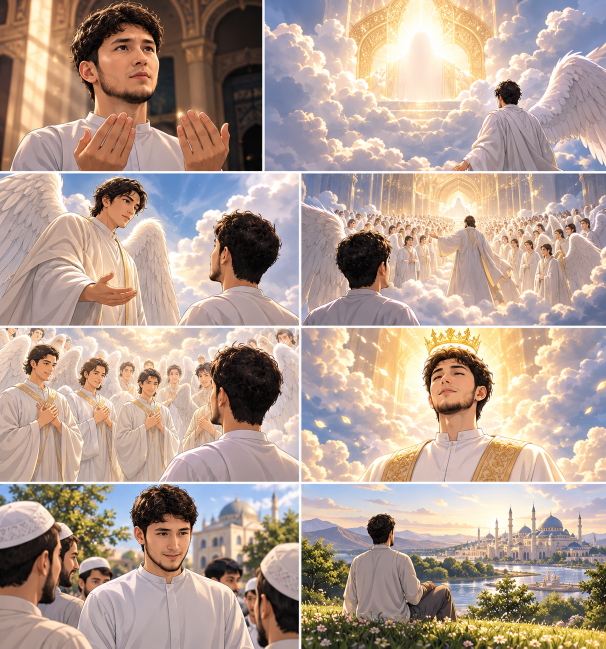
#> input picture assets/collages/collage_a.png, 1212 x 1297 px, found by its file name (shown at 1/2 size)
$ python extract_panels.py
#> lines starting #> are read from the running program, lines starting #| are printed output that depends on the picture
"""Collage rasmlardan har bir panelni alohida kesib olish."""
import os, sys
from PIL import Image

SRC = sys.argv[1] if len(sys.argv) > 1 else "assets/collages"
OUT = sys.argv[2] if len(sys.argv) > 2 else "build/panels"
os.makedirs(OUT, exist_ok=True)

# (fayl, panel nomi, x0, y0, x1, y1) -- oq chegaralar avtomatik topilgan
PANELS = {
    "collage_a.png": {  # 1212x1297, 2 ustun x 4 qator
        "A1": (0, 0, 525, 343), "A2": (529, 0, 1212, 343),
        "A3": (0, 346, 598, 652), "A4": (602, 346, 1212, 652),
        "A5": (0, 656, 598, 964), "A6": (602, 656, 1212, 964),
        "A7": (0, 968, 598, 1297), "A8": (602, 968, 1212, 1297),
    },
    "collage_b.png": {  # 1672x941, 3 + 2 + 1
        "B1": (0, 0, 516, 345), "B2": (520, 0, 1114, 345), "B3": (1154, 0, 1672, 345),
        "B4": (0, 349, 834, 646), "B5": (839, 349, 1672, 646),
        "B6": (0, 649, 1672, 941),
    },
    "collage_c.png": {  # 1672x941, 3x3
        "C1": (0, 0, 555, 316), "C2": (560, 0, 1118, 316), "C3": (1123, 0, 1672, 316),
        "C4": (0, 321, 555, 624), "C5": (560, 321, 1118, 624), "C6": (1123, 321, 1672, 624),
        "C7": (0, 629, 555, 941), "C8": (560, 629, 1118, 941), "C9": (1123, 629, 1672, 941),
    },
    "collage_d.png": {  # 1672x941, 3x3
        "D1": (0, 0, 555, 312), "D2": (559, 0, 1114, 312), "D3": (1119, 0, 1672, 312),
        "D4": (0, 316, 555, 626), "D5": (559, 316, 1114, 626), "D6": (1119, 316, 1672, 626),
        "D7": (0, 630, 555, 941), "D8": (559, 630, 1114, 941), "D9": (1119, 630, 1672, 941),
    },
}
INSET = 3  # chegara chiziqlari qolmasligi uchun

for fname, panels in PANELS.items():
    im = Image.open(os.path.join(SRC, fname)).convert("RGB")
#> im is the input picture: PIL image 1212x1297 RGB; mean R, G, B 178.6, 158, 146.2
    W, H = im.size
#> W = 1212; H = 1297
    for name, (x0, y0, x1, y1) in panels.items():
        box = (x0 + (INSET if x0 > 0 else 1), y0 + (INSET if y0 > 0 else 1),
               x1 - (INSET if x1 < W else 1), y1 - (INSET if y1 < H else 1))
        im.crop(box).save(os.path.join(OUT, f"{name}.png"))
        print(name, box[2] - box[0], box[3] - box[1])
#> this loop made 8 passes
#> pass 1, `im.crop(box).save(os.path.join(OUT, f"{name}.png"))`:
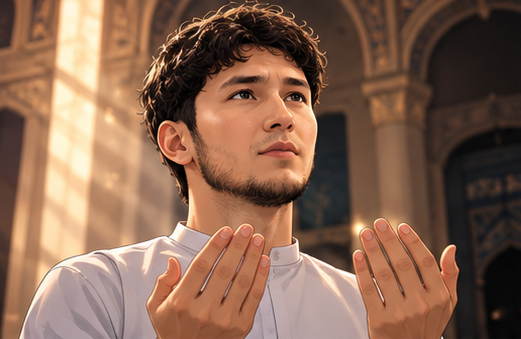
#> saved as A1.png: PIL image 521x339 RGB; mean R, G, B 135.8, 101.1, 81.1
#> pass 2, `im.crop(box).save(os.path.join(OUT, f"{name}.png"))`:
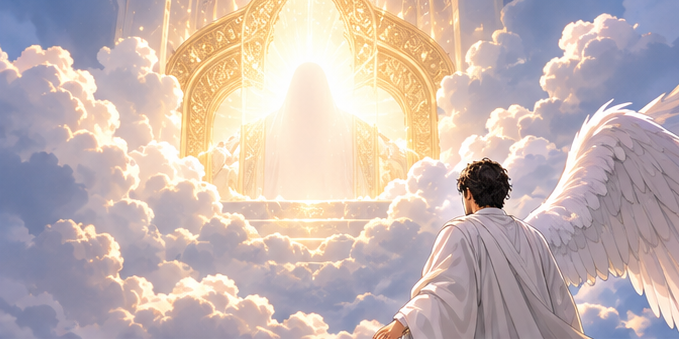
#> saved as A2.png: PIL image 679x339 RGB; mean R, G, B 198, 182.4, 178.6
#> pass 2 of the loop `for fname, panels in PANELS.items():`:
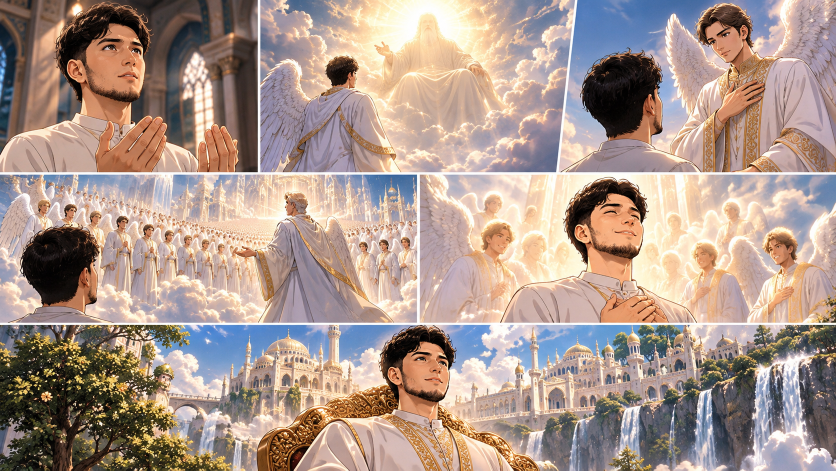
#> input picture assets/collages/collage_b.png, 1672 x 941 px, found by its file name (shown at 1/2 size)
#> im is the input picture: PIL image 1672x941 RGB; mean R, G, B 171.5, 151.2, 140.9
#> the loop `for name, (x0, y0, x1, y1) in panels.items():` made 6 passes
#> pass 1, `im.crop(box).save(os.path.join(OUT, f"{name}.png"))`:
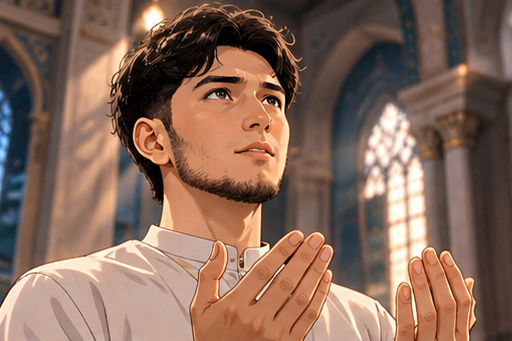
#> saved as B1.png: PIL image 512x341 RGB; mean R, G, B 134.6, 104.8, 89.6
#> pass 2, `im.crop(box).save(os.path.join(OUT, f"{name}.png"))`:
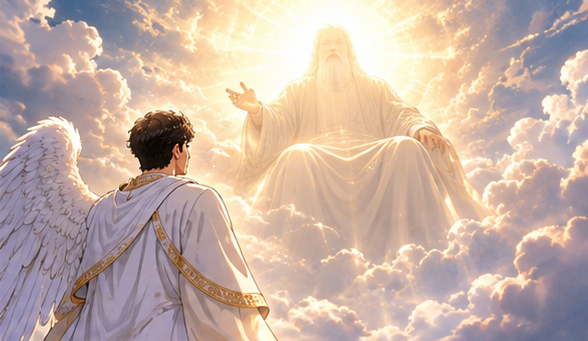
#> saved as B2.png: PIL image 588x341 RGB; mean R, G, B 199.3, 177.1, 165.5
#> pass 3 of the loop `for fname, panels in PANELS.items():`:
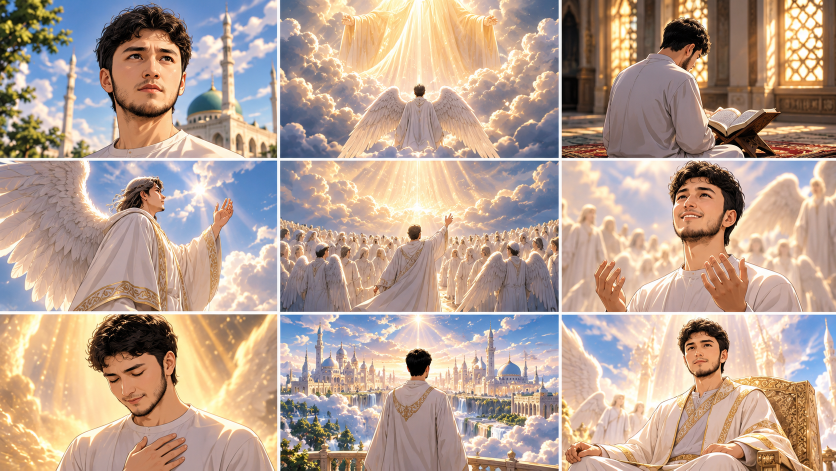
#> input picture assets/collages/collage_c.png, 1672 x 941 px, found by its file name (shown at 1/2 size)
#> im is the input picture: PIL image 1672x941 RGB; mean R, G, B 183.3, 160.8, 146.5
#> the loop `for name, (x0, y0, x1, y1) in panels.items():` made 9 passes
#> pass 1, `im.crop(box).save(os.path.join(OUT, f"{name}.png"))`:
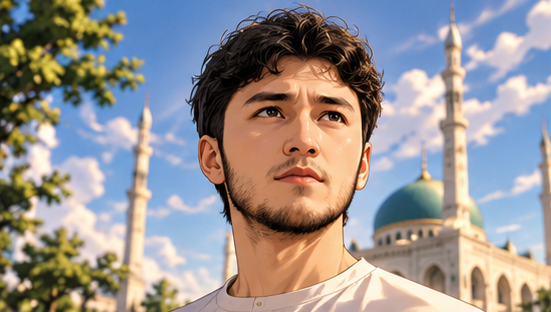
#> saved as C1.png: PIL image 551x312 RGB; mean R, G, B 152.7, 146.9, 145.7
#> pass 2, `im.crop(box).save(os.path.join(OUT, f"{name}.png"))`:
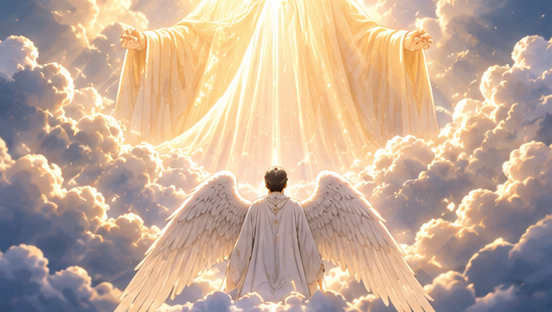
#> saved as C2.png: PIL image 552x312 RGB; mean R, G, B 197.4, 172.4, 152.6
#> the loop made 4 passes; the first 3 are shown
